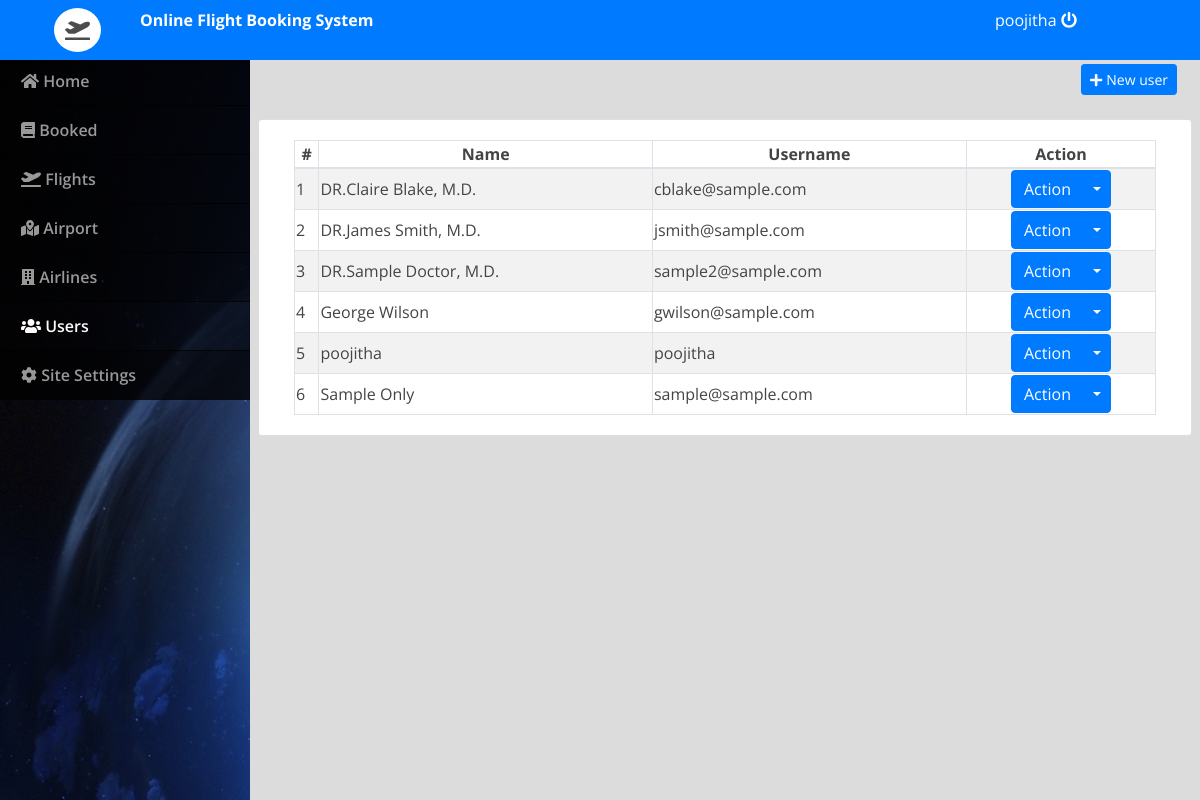
Page /admin/index.php?page=users (signed in) on the committed database.
### tables this page shows
CREATE TABLE `users` (
  `id` int(30) NOT NULL,
  `doctor_id` int(30) NOT NULL,
  `name` varchar(200) NOT NULL,
  `address` text NOT NULL,
  `contact` text NOT NULL,
  `username` varchar(100) NOT NULL,
  `password` varchar(200) NOT NULL,
  `type` tinyint(1) NOT NULL DEFAULT 2 COMMENT '1=admin , 2 = doctor,3=patient'
);

### admin/users.php (the view, shortened to what this page needs)
<div class="container-fluid">
	<div class="row">
	<div class="col-lg-12">
			<button class="btn btn-primary float-right btn-sm" id="new_user"><i class="fa fa-plus"></i> New user</button>
	</div>
	</div>
	<br>
	<div class="row">
		<div class="card col-lg-12">
			<div class="card-body">
				<table class="table-striped table-bordered col-md-12">
			<thead>
				<tr>
					<th class="text-center">#</th>
					<th class="text-center">Name</th>
					<th class="text-center">Username</th>
					<th class="text-center">Action</th>
				</tr>
			</thead>
			<tbody>
				<?php
 					include 'db_connect.php';
 					$users = $conn->query("SELECT * FROM users order by name asc");
 					$i = 1;
 					while($row= $users->fetch_assoc()):
				 ?>
				 <tr>
				 	<td>
				 		<?php echo $i++ ?>
				 	</td>
				 	<td>
				 		<?php echo $row['name'] ?>
				 	</td>
				 	<td>
				 		<?php echo $row['username'] ?>
				 	</td>
				 	<td>
				 		<center>
								<div class="btn-group">
								  <button type="button" class="btn btn-primary">Action</button>
								  <button type="button" class="btn btn-primary dropdown-toggle dropdown-toggle-split" data-toggle="dropdown" aria-haspopup="true" aria-expanded="false">
								  </button>
								</div>
								</center>
				 	</td>
				 </tr>
				<?php endwhile; ?>
			</tbody>
		</table>
			</div>
		</div>
	</div>
</div>

### admin/assets/css/style.css (style rules this page uses)
body { font-family: "Open Sans", sans-serif; color: #444444; width: 100%; height: calc(100%); }

### admin/index.php (style rules this page uses)
body { background: #80808045; }

### rows in the picture
users: name "DR.Claire Blake, M.D.", username "cblake@sample.com"
users: name "DR.James Smith, M.D.", username "jsmith@sample.com"
users: name "DR.Sample Doctor, M.D.", username "sample2@sample.com"
users: name "George Wilson", username "gwilson@sample.com"
users: name "poojitha", username "poojitha"
users: name "Sample Only", username "sample@sample.com"

### other values in the picture
$_SESSION['login_name'] "poojitha"
